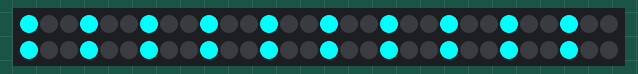
The sketch below on a simulated Arduino Uno, built with avr-gcc and run on an emulated ATmega328P. Shown: 60 RGB LEDs in strip order, left to right, continuing on the next row.

Above: at 0.01 s.
At 47.7 s:
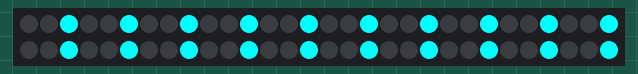

The sketch:

theatre_chase.ino
```cpp
/*
Theatre chase animation for Neopixel strip
*/

#include <Adafruit_NeoPixel.h>                      //Adafruit library for led methods

Adafruit_NeoPixel strip =                           //Defines an Adafruit Neopixel strip, containing 60 LEDs, using
  Adafruit_NeoPixel(60, 7, NEO_GRB + NEO_KHZ800);

void theaterChase(uint32_t c, uint8_t wait) {
  for (int j = 0; j < 10; j++) { //do 10 cycles of chasing
    for (int q = 0; q < 3; q++) {
      for (uint16_t i = 0; i < strip.numPixels(); i = i + 3) {
        strip.setPixelColor(i + q, c);  //turn every third pixel on
      }
      strip.show();

      delay(wait);

      for (uint16_t i = 0; i < strip.numPixels(); i = i + 3) {
        strip.setPixelColor(i + q, 0);      //turn every third pixel off
      }
    }
  }
}


void setup()
{
  strip.begin();
}

void loop()
{
    strip.setBrightness(255);
    theaterChase(strip.Color(0, 255, 255), 50); // Displays aqua theatre chase animation
}
```
